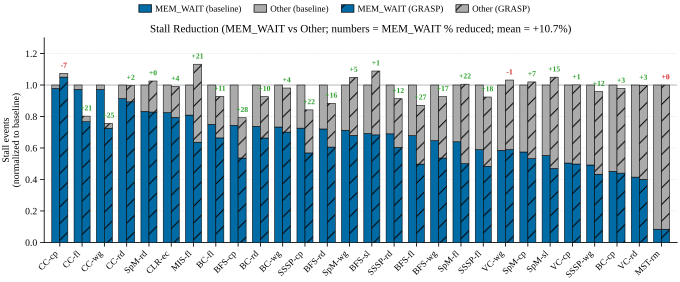

The Python source for this figure:
#!/usr/bin/env python3
"""Round-2 Effectiveness Fig E4: Memwait/Stall Reduction Breakdown.

For each workload (28), draw a paired stacked bar:
  Left  bar (baseline) :  MEM_WAIT  +  Other stalls
  Right bar (GRASP)    :  MEM_WAIT  +  Other stalls

Both bars are normalized to baseline total stall events = 1.0
so the GRASP bar's height directly visualises *total* stall reduction
and the MEM_WAIT segment shrink visualises memory-wait reduction
specifically — that is the demonstrable causal effect of the prefetcher.

Workloads: ORDERED_28 (MST kept — has full stall breakdown).
Sorted by descending baseline MEM_WAIT fraction so that the
memory-bound cases dominate the left side of the plot.

Data source: ima_plan/07_paper_outline/figures/effectiveness_data.json
"""

from __future__ import annotations

import json
import sys
from pathlib import Path

import numpy as np

# ── Plot style ───────────────────────────────────────────────────────────────
_REPO = Path(__file__).resolve().parents[4]
sys.path.insert(0, str(_REPO / "ima_plan/07_paper_outline/plot_style"))
from plot_util import apply_style, save_fig, CB10                    # noqa: E402
from workload_names import ORDERED_28, SHORT_NAME                    # noqa: E402

apply_style()
import matplotlib.pyplot as plt                                      # noqa: E402
from matplotlib.patches import Patch                                 # noqa: E402

OUT_DIR = Path(__file__).resolve().parent
DATA_JSON = _REPO / "ima_plan/07_paper_outline/figures/effectiveness_data.json"

# ── Colours ──────────────────────────────────────────────────────────────────
C_MEMWAIT = CB10[0]   # blue
C_OTHER   = CB10[2]   # mid-gray

# ── Load ─────────────────────────────────────────────────────────────────────
DATA = json.loads(DATA_JSON.read_text())["workloads"]


def stall_pair(rec, side):
    """Return (mem_wait_events, total_stall_events) or (None, None)."""
    sb = (rec.get(side) or {}).get("stall_breakdown")
    if not sb:
        return None, None
    total = sum((v or {}).get("events", 0) for v in sb.values())
    mw    = (sb.get("MEM_WAIT") or {}).get("events", 0)
    return float(mw), float(total)


rows = []
skipped = []
for k in ORDERED_28:
    rec = DATA.get(k) or {}
    bmw, btot = stall_pair(rec, "baseline")
    gmw, gtot = stall_pair(rec, "grasp")
    if btot in (None, 0) or gtot is None:
        skipped.append(k)
        continue
    rows.append((k, bmw, btot, gmw, gtot))

# Sort by descending baseline MEM_WAIT fraction
rows.sort(key=lambda r: r[1] / r[2], reverse=True)

n = len(rows)
keys = [r[0] for r in rows]
labels = [SHORT_NAME[k] for k in keys]

bmw  = np.array([r[1] for r in rows])
btot = np.array([r[2] for r in rows])
gmw  = np.array([r[3] for r in rows])
gtot = np.array([r[4] for r in rows])

# Normalize so each workload's baseline_total = 1.0
nb_mw   = bmw  / btot
nb_oth  = (btot - bmw) / btot
ng_mw   = gmw  / btot
ng_oth  = (gtot - gmw) / btot
ng_tot  = ng_mw + ng_oth

mw_red_pct = (1.0 - gmw / np.maximum(bmw, 1.0)) * 100.0   # mem-wait reduction
tot_red_pct = (1.0 - gtot / btot) * 100.0                  # total stall reduction

# ── Plot ─────────────────────────────────────────────────────────────────────
fig, ax = plt.subplots(figsize=(7.0, 3.10))
x = np.arange(n)
bar_w = 0.36

# Baseline (left) bars
ax.bar(
    x - bar_w / 2, nb_mw, bar_w,
    color=C_MEMWAIT, edgecolor="black", linewidth=0.4,
    zorder=3,
)
ax.bar(
    x - bar_w / 2, nb_oth, bar_w, bottom=nb_mw,
    color=C_OTHER, edgecolor="black", linewidth=0.4,
    zorder=3,
)

# GRASP (right) bars (hatched to disambiguate)
ax.bar(
    x + bar_w / 2, ng_mw, bar_w,
    color=C_MEMWAIT, edgecolor="black", linewidth=0.4, hatch="//",
    zorder=3,
)
ax.bar(
    x + bar_w / 2, ng_oth, bar_w, bottom=ng_mw,
    color=C_OTHER, edgecolor="black", linewidth=0.4, hatch="//",
    zorder=3,
)

# MEM_WAIT reduction% annotation above each GRASP bar
for i, (h, r) in enumerate(zip(ng_tot, mw_red_pct)):
    color = "#2CA02C" if r > 0 else "#D62728"
    ax.text(
        x[i] + bar_w / 2, h + 0.025,
        f"{r:+.0f}",
        ha="center", va="bottom", fontsize=5.5,
        color=color, fontweight="bold", zorder=6,
    )

ax.axhline(y=1.0, color="black", linewidth=0.4, alpha=0.4, zorder=2)

# Axes formatting
ax.set_ylabel("Stall events\n(normalized to baseline)", fontsize=7)
ax.set_ylim(0, 1.30)
ax.set_xlim(-0.7, n - 0.3)
ax.set_xticks(x)
ax.set_xticklabels(labels, rotation=45, ha="right", fontsize=6.5)
ax.tick_params(axis="y", labelsize=7)

# Legend (4 entries) — placed via fig.legend so it gets its own row
legend_handles = [
    Patch(facecolor=C_MEMWAIT, edgecolor="black", label="MEM_WAIT (baseline)"),
    Patch(facecolor=C_OTHER,   edgecolor="black", label="Other (baseline)"),
    Patch(facecolor=C_MEMWAIT, edgecolor="black", hatch="//",
          label="MEM_WAIT (GRASP)"),
    Patch(facecolor=C_OTHER,   edgecolor="black", hatch="//",
          label="Other (GRASP)"),
]

mean_mw_red = float(np.mean(mw_red_pct))
ax.set_title(
    f"Stall Reduction (MEM_WAIT vs Other; numbers = MEM_WAIT % reduced; "
    f"mean = {mean_mw_red:+.1f}%)",
    fontsize=8, pad=4,
)
fig.legend(
    handles=legend_handles,
    ncol=4, fontsize=6.5, frameon=False,
    loc="upper center", bbox_to_anchor=(0.5, 0.99),
    handlelength=1.4, handleheight=0.9,
    columnspacing=1.4,
)
fig.subplots_adjust(left=0.085, right=0.99, top=0.86, bottom=0.20)

save_fig(fig, "proto_r2_e4_stall_reduction", OUT_DIR)
plt.close(fig)

# ── Verification ─────────────────────────────────────────────────────────────
print(f"Saved: {OUT_DIR}/proto_r2_e4_stall_reduction.{{pdf,svg}}")
print(f"workloads = {n}   skipped = {skipped}")
print(f"MEM_WAIT reduction:  mean = {mean_mw_red:+6.2f}%   "
      f"min = {mw_red_pct.min():+6.2f}%   max = {mw_red_pct.max():+6.2f}%")
print(f"Total stall reduction:  mean = {tot_red_pct.mean():+6.2f}%   "
      f"max = {tot_red_pct.max():+6.2f}%")
print()
print("Top-5 by MEM_WAIT reduction:")
order = np.argsort(-mw_red_pct)
for i in order[:5]:
    print(f"  {labels[i]:9s}  baseline_mw_frac = {nb_mw[i]:5.2f}   "
          f"mw_red = {mw_red_pct[i]:+6.1f}%   "
          f"total_stall_red = {tot_red_pct[i]:+6.1f}%")
print("\nBottom-5 by MEM_WAIT reduction:")
for i in order[-5:]:
    print(f"  {labels[i]:9s}  baseline_mw_frac = {nb_mw[i]:5.2f}   "
          f"mw_red = {mw_red_pct[i]:+6.1f}%   "
          f"total_stall_red = {tot_red_pct[i]:+6.1f}%")
